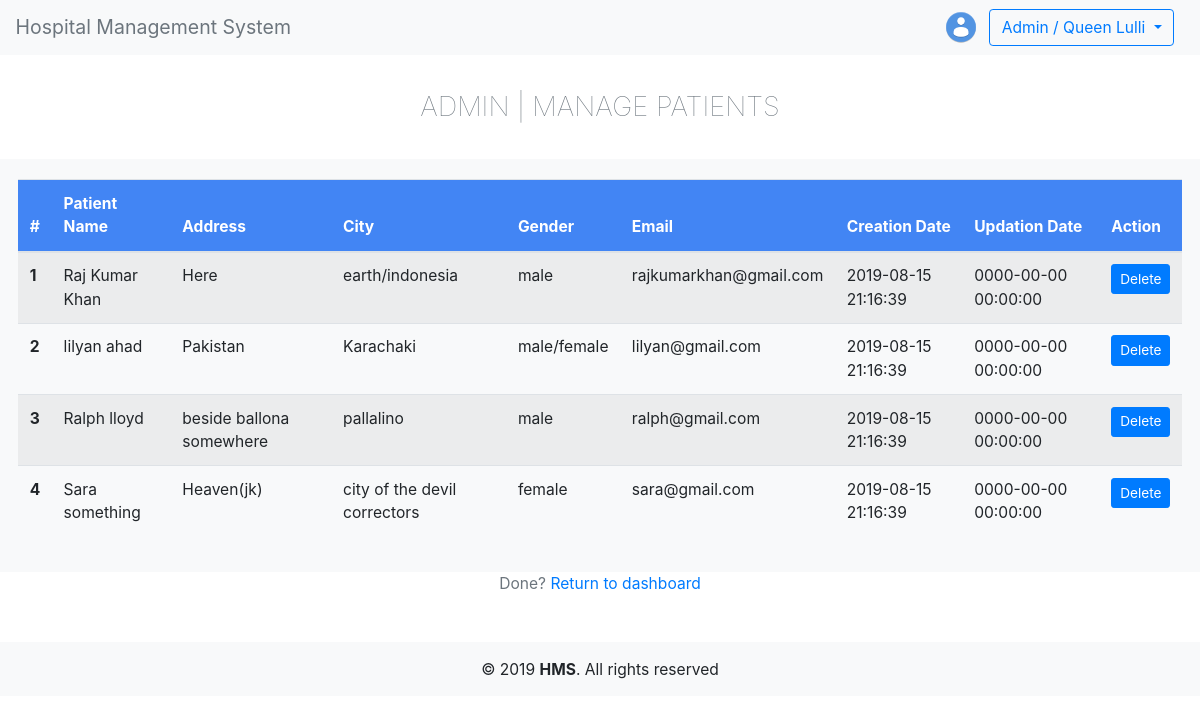
Page /admin/patients.php on the committed database.
### tables this page shows
CREATE TABLE patients (
  patient_no int(11) PRIMARY KEY AUTO_INCREMENT NOT NULL,
  patient_fullname varchar(256) NOT NULL,
  patient_address varchar(256) NOT NULL,
  patient_city varchar(256) NOT NULL,
  patient_gender varchar(256) NOT NULL,
  patient_email varchar(256) NOT NULL,
  patient_password varchar(256) NOT NULL,
  patient_creation_date DATETIME NOT NULL,
  patient_updation_date DATETIME NOT NULL,
  display varchar(256) NOT NULL
);

### admin/patients.php (the view, shortened to what this page needs)
<?php require 'header.php'; ?>
<center>   <h3 class="heading text-muted">ADMIN | MANAGE PATIENTS</h3>   </center>
<div class="wrap bg-light ">
  <table class="table table-striped">
    <thead class="thead" style="background-color: #4285F4">
      <tr>
        <th scope="col" style="color: white">#</th>
        <th scope="col" style="color: white">Patient Name</th>
        <th scope="col" style="color: white">Address</th>
        <th scope="col" style="color: white">City</th>
        <th scope="col" style="color: white">Gender</th>
        <th scope="col" style="color: white">Email</th>
        <th scope="col" style="color: white">Creation Date</th>
        <th scope="col" style="color: white">Updation Date</th>
        <th scope="col" style="color: white">Action</th>
      </tr>
    </thead>
    <tbody>
<?php
require 'dbh.php';
$sql = "SELECT * FROM patients";
$result = mysqli_query($conn, $sql);
$rowNo = 1;
if (mysqli_num_rows($result) > 0) {
  while ($row = mysqli_fetch_assoc($result)) {
    if ($row['display'] == 'yes') {
      echo "<tr>";
      echo "<th scope='row'>".$rowNo."</th>";
      echo "<td>".$row['patient_fullname']."</td>";
      echo "<td>".$row['patient_address']."</td>";
      echo "<td>".$row['patient_city']."</td>";
      echo "<td>".$row['patient_gender']."</td>";
      echo "<td>".$row['patient_email']."</td>";
      echo "<td>".$row['patient_creation_date']."</td>";
      echo "<td>".$row['patient_updation_date']."</td>";
      echo "<td><button class='btn btn-primary btn-sm' data-name='".$row['patient_fullname']."' data-row='".$row['patient_no']."'>Delete</button></td>";
    }
    echo "</tr>";
    $rowNo += 1;
  }
}
?>
    </tbody>
  </table>
</div>
  <center><p class="text-muted" style="display: inline;">Done?</p><a href="dashboard.php"> Return to dashboard</a></center>
<div class="footer-copyright text-center py-3 bg-light mt-5">© 2019 <strong>HMS</strong>. All rights reserved</div>
</body>
</html>

### admin/patients.php (style rules this page uses)
* { font-size: 1.3vw; }
.heading { font-weight: lighter; margin: 3vw; }
.wrap { padding: 20px; }
.table { width: 97vw; position: relative; left: 50%; transform: translateX(-50%); }

### rows in the picture
patients: patient_fullname "Raj Kumar Khan", patient_address "Here", patient_city "earth/indonesia", patient_gender "male", patient_email "rajkumarkhan@gmail.com", patient_creation_date "2019-08-15 21:16:39", patient_updation_date "0000-00-00 00:00:00"
patients: patient_fullname "lilyan ahad", patient_address "Pakistan", patient_city "Karachaki", patient_gender "male/female", patient_email "lilyan@gmail.com", patient_creation_date "2019-08-15 21:16:39", patient_updation_date "0000-00-00 00:00:00"
patients: patient_fullname "Ralph lloyd", patient_address "beside ballona somewhere", patient_city "pallalino", patient_gender "male", patient_email "ralph@gmail.com", patient_creation_date "2019-08-15 21:16:39", patient_updation_date "0000-00-00 00:00:00"
patients: patient_fullname "Sara something", patient_address "Heaven(jk)", patient_city "city of the devil correctors", patient_gender "female", patient_email "sara@gmail.com", patient_creation_date "2019-08-15 21:16:39", patient_updation_date "0000-00-00 00:00:00"
